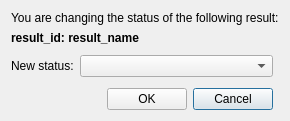
<?xml version="1.0" encoding="UTF-8"?>
<ui version="4.0">
 <class>dlg_status</class>
 <widget class="QDialog" name="dlg_status_selector">
  <property name="geometry">
   <rect>
    <x>0</x>
    <y>0</y>
    <width>264</width>
    <height>121</height>
   </rect>
  </property>
  <property name="windowTitle">
   <string>Status Selector</string>
  </property>
  <layout class="QGridLayout" name="gridLayout">
   <item row="8" column="0">
    <layout class="QGridLayout" name="gridLayout_2">
     <item row="0" column="2">
      <widget class="QPushButton" name="btn_cancel">
       <property name="text">
        <string>Cancel</string>
       </property>
      </widget>
     </item>
     <item row="0" column="1">
      <widget class="QPushButton" name="btn_accept">
       <property name="text">
        <string>OK</string>
       </property>
      </widget>
     </item>
     <item row="0" column="0">
      <spacer name="horizontalSpacer">
       <property name="orientation">
        <enum>Qt::Horizontal</enum>
       </property>
       <property name="sizeHint" stdset="0">
        <size>
         <width>40</width>
         <height>20</height>
        </size>
       </property>
      </spacer>
     </item>
    </layout>
   </item>
   <item row="2" column="0">
    <widget class="QLabel" name="lbl_result">
     <property name="font">
      <font>
       <weight>75</weight>
       <bold>true</bold>
      </font>
     </property>
     <property name="text">
      <string>result_id: result_name</string>
     </property>
    </widget>
   </item>
   <item row="1" column="0" colspan="2">
    <widget class="QLabel" name="lbl_result_main">
     <property name="text">
      <string>You are changing the status of the following result:</string>
     </property>
    </widget>
   </item>
   <item row="3" column="0">
    <spacer name="verticalSpacer">
     <property name="orientation">
      <enum>Qt::Vertical</enum>
     </property>
     <property name="sizeHint" stdset="0">
      <size>
       <width>20</width>
       <height>40</height>
      </size>
     </property>
    </spacer>
   </item>
   <item row="4" column="0">
    <layout class="QGridLayout" name="gridLayout_3" columnstretch="0,1">
     <item row="0" column="0">
      <widget class="QLabel" name="lbl_new_status">
       <property name="text">
        <string>New status:</string>
       </property>
      </widget>
     </item>
     <item row="0" column="1">
      <widget class="QComboBox" name="cmb_status"/>
     </item>
    </layout>
   </item>
   <item row="6" column="0">
    <spacer name="verticalSpacer_2">
     <property name="orientation">
      <enum>Qt::Vertical</enum>
     </property>
     <property name="sizeHint" stdset="0">
      <size>
       <width>20</width>
       <height>40</height>
      </size>
     </property>
    </spacer>
   </item>
  </layout>
 </widget>
 <tabstops>
  <tabstop>cmb_status</tabstop>
  <tabstop>btn_accept</tabstop>
  <tabstop>btn_cancel</tabstop>
 </tabstops>
 <resources/>
 <connections/>
</ui>
